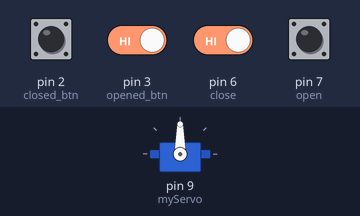
A sketch run on a simulated Arduino Uno, built with avr-gcc and run on an emulated ATmega328P. On the bench: servo. The inputs (shaded band) are chosen by the test bench; at power-on: pin 2 (closed_btn), pin 3 (opened_btn), pin 6 (close), pin 7 (open) HIGH.

Above: at 1.2 s.
1.3 s: pin 7 (open) pulled LOW for 0.15 s
At 2.2 s:
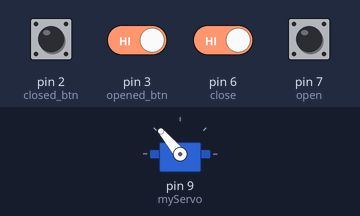
2.9 s: pin 2 (closed_btn) pulled LOW for 0.15 s
At 3.4 s:
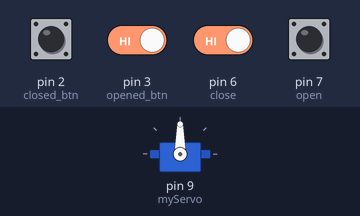
4.5 s: pin 7 (open) pulled LOW for 1 s
At 5.8 s:
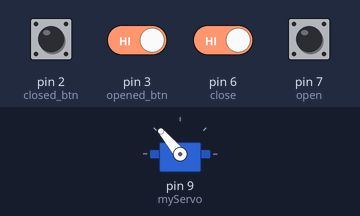
7.0 s: pin 3 (opened_btn) driven LOW and pin 6 (close) driven LOW
At 7.7 s:
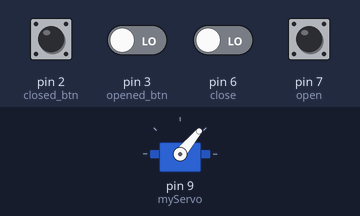
Timing chart, 0 to 9.5 s (numbered marks = the images above; inputs shaded):
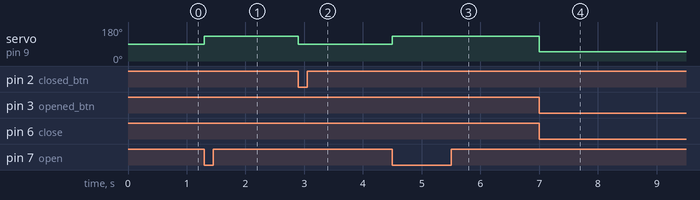

The sketch:

open_close.ino.ino
```cpp
#include<Servo.h>

Servo myServo;
const byte closed_btn = 2;
const byte opened_btn = 3;
const byte close = 6;
const byte open = 7;
volatile int direction;

//0 == closed, 1 == opened
volatile int state;

void setup() {
  myServo.attach(9);
  pinMode(closed_btn, INPUT_PULLUP);
  pinMode(opened_btn, INPUT_PULLUP);
  pinMode(close, INPUT_PULLUP);
  pinMode(open, INPUT_PULLUP);
  attachInterrupt(digitalPinToInterrupt(closed_btn), closed, FALLING);
  attachInterrupt(digitalPinToInterrupt(opened_btn), opened, FALLING);
}

void closed(){
  myServo.write(90);
  state = 0;
}

void opened(){
  myServo.write(90);
  state = 1;
}

void loop() {
  if(digitalRead(open) == LOW && state == 0){
    myServo.write(90 + 40);
  }
  if(digitalRead(close) == LOW && state == 1){
    myServo.write(90 - 40);
  }

}
```

Measured:
- after the input at 1.3 s, servo on pin 9 (myServo): 90° → 130° at once
- after the input at 2.9 s, servo on pin 9 (myServo): 130° → 90° at once
- after the input at 4.5 s, servo on pin 9 (myServo): 90° → 130° at once
- after the input at 7.0 s, servo on pin 9 (myServo): 130° → 50° at once
